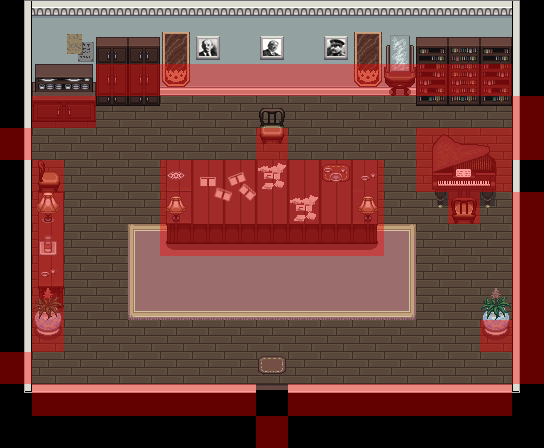

Tiled map render using the project's own tile images. Description and the map definition, with tile-layer contents summarised, below:
An orthogonal 17x14 tile map with 32x32 px tiles, 6 tile layers (walls n floor, wall stuff and rug, furniture , on top of furniture, ...), 11 tilesets and 1 object.

<map version="1.0" orientation="orthogonal" renderorder="right-down" width="17" height="14" tilewidth="32" tileheight="32" nextobjectid="1">
 <tileset firstgid="1" name="base_out_atlas sat" tilewidth="32" tileheight="32" tilecount="1024">
  <image source="../terrain_sprites/LPC/base_out_atlas sat.png" width="1024" height="1024" />
 </tileset>
 <tileset firstgid="1025" name="build_atlas sat" tilewidth="32" tileheight="32" tilecount="1024">
  <image source="../terrain_sprites/LPC/build_atlas sat.png" width="1024" height="1024" />
 </tileset>
 <tileset firstgid="2049" name="city_insidesat" tilewidth="32" tileheight="32" tilecount="384">
  <image source="../terrain_sprites/LPC/city_insidesat.png" width="768" height="512" />
 </tileset>
 <tileset firstgid="2433" name="house_insidesat" tilewidth="32" tileheight="32" tilecount="224">
  <image source="../terrain_sprites/LPC/house_insidesat.png" width="512" height="448" />
 </tileset>
 <tileset firstgid="2657" name="obj_misk_atlas sat" tilewidth="32" tileheight="32" tilecount="1024">
  <image source="../terrain_sprites/LPC/obj_misk_atlas sat.png" width="1024" height="1024" />
 </tileset>
 <tileset firstgid="3681" name="terrain_atlas sat" tilewidth="32" tileheight="32" tilecount="1024">
  <image source="../terrain_sprites/LPC/terrain_atlas sat.png" width="1024" height="1024" />
 </tileset>
 <tileset firstgid="4705" name="png-test" tilewidth="32" tileheight="32" tilecount="64">
  <image source="../terrain_sprites/png-test.png" width="256" height="256" />
 </tileset>
 <tileset firstgid="4769" name="floor" tilewidth="32" tileheight="32" tilecount="224">
  <image source="../terrain_sprites/LPC/floor.png" width="512" height="448" />
 </tileset>
 <tileset firstgid="4993" name="door" tilewidth="32" tileheight="32" tilecount="64">
  <image source="../terrain_sprites/door.png" width="256" height="256" />
 </tileset>
 <tileset firstgid="5057" name="desk-and-book" tilewidth="32" tileheight="32" tilecount="64">
  <image source="../terrain_sprites/desk-and-book.png" width="256" height="256" />
 </tileset>
 <tileset firstgid="5121" name="collision" tilewidth="32" tileheight="32" tilecount="1">
  <image source="../terrain_sprites/collision.png" width="32" height="32" />
  <tile id="0">
   <objectgroup draworder="index">
    <object id="0" x="0" y="0" width="31.875" height="31.875" />
   </objectgroup>
  </tile>
 </tileset>
 <layer name="walls n floor" width="17" height="14">
  <data>[238 cells, 220 non-empty, 11 distinct tile ids]</data>
 </layer>
 <layer name="wall stuff and rug" width="17" height="14">
  <data>[238 cells, 68 non-empty, 42 distinct tile ids]</data>
 </layer>
 <layer name="furniture " width="17" height="14">
  <data>[238 cells, 30 non-empty, 13 distinct tile ids]</data>
 </layer>
 <layer name="on top of furniture" width="17" height="14">
  <data>[238 cells, 9 non-empty, 8 distinct tile ids]</data>
 </layer>
 <layer name="clutter" width="17" height="14">
  <data>[238 cells, 8 non-empty, 7 distinct tile ids]</data>
 </layer>
 <layer name="collision" width="17" height="14" opacity="0.39">
  <data>[238 cells, 76 non-empty, 1 distinct tile ids]</data>
 </layer>
</map>